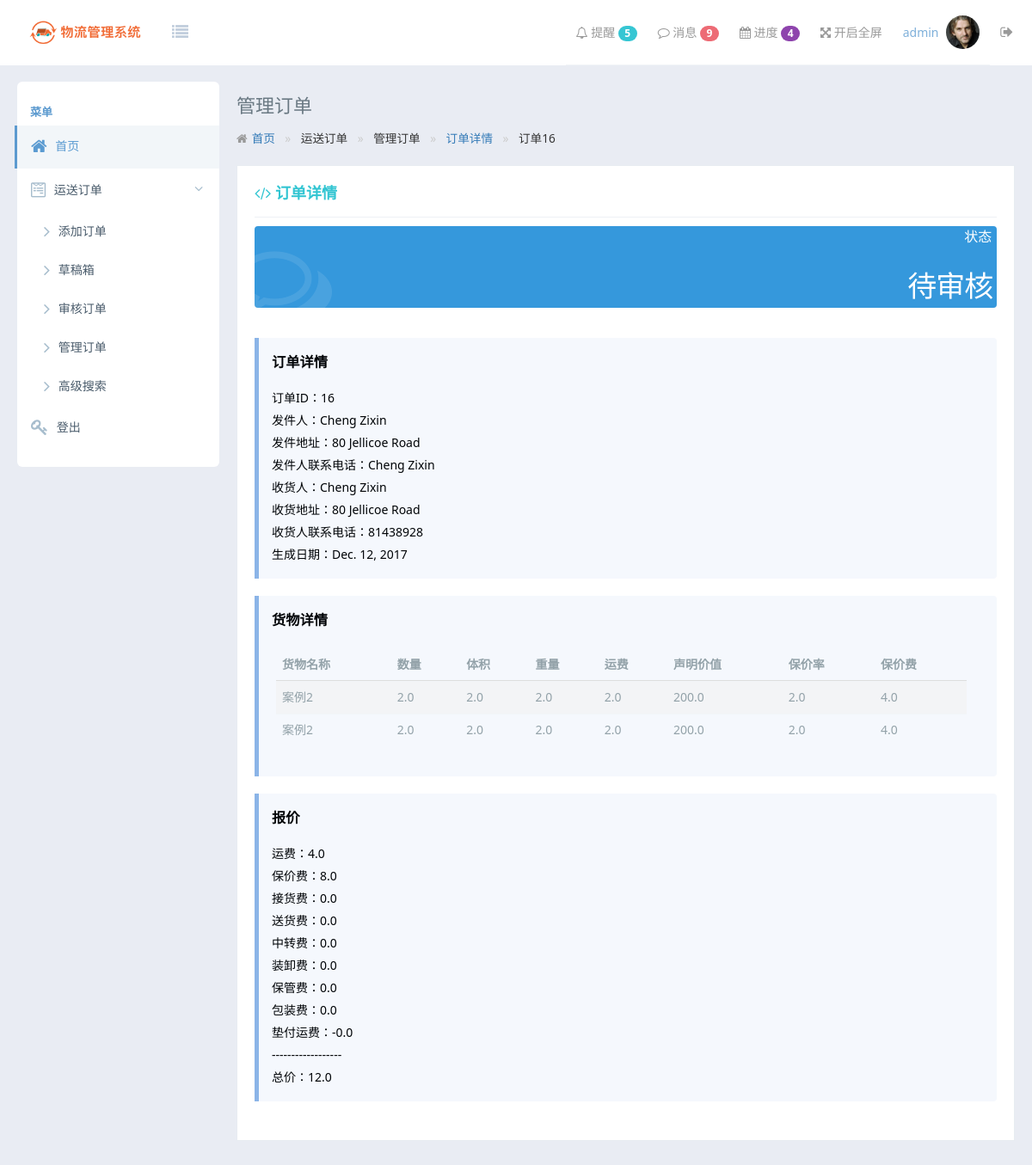
/order/track/detail/16/ (signed in), run on the app's committed database.
### ShipmentOrder/models.py (models this page shows)
class ShipmentOrder(models.Model):
    sender = models.CharField(null=False, verbose_name='发货人', max_length=256)
    from_address = models.CharField(null=False, verbose_name='发出地地址', max_length=256)
    sender_contact = models.CharField(null=False, verbose_name='发货人联系电话', max_length=256)
    receiver = models.CharField(null=False, verbose_name='收货人', max_length=256)
    to_address = models.CharField(null=False, verbose_name='到达地地址', max_length=256)
    receiver_contact = models.CharField(null=False, verbose_name='收货人联系电话', max_length=256)
    collectFee = models.FloatField(default=0, verbose_name='接货费')
    sendFee = models.FloatField(default=0, verbose_name='送货费')
    paymentOnAccountFreight = models.FloatField(default=0, verbose_name='垫付运费')
    transitFee = models.FloatField(default=0, verbose_name='中转费')
    installFee = models.FloatField(default=0, verbose_name='装卸费')
    storeFee = models.FloatField(default=0, verbose_name='保管费')
    insuranceFee = models.FloatField(default=0, verbose_name='保价费')
    freight = models.FloatField(default=0, verbose_name='运费')
    packingFee = models.FloatField(default=0, verbose_name='包装费')
    totalPrice = models.FloatField(default=0, verbose_name='总价')
    mode = models.CharField(null=False, verbose_name='运输方式', max_length=256)
    comments = models.CharField(verbose_name='备注', max_length=256)
    create_date = models.DateField(verbose_name='创建时间', null=False)
    handle = models.ForeignKey(User, null=False, verbose_name='经办')
    status = models.IntegerField(null=False, default=0, verbose_name="状态")  # 0:未提交， 1:待审核， 2:审核通过， 3:已完成

class Goods(models.Model):
    shipment_order_id = models.ForeignKey(ShipmentOrder)
    goods_name = models.CharField(null=False, verbose_name='货物名称', max_length=256)
    amount = models.FloatField(null=False, default=1, verbose_name='数量')
    volume = models.FloatField(null=False, verbose_name='体积')
    weight = models.FloatField(null=False, verbose_name='重量')
    freight = models.FloatField(null=False, verbose_name='运费')
    claim_value = models.FloatField(null=False, verbose_name='申明价值')
    insurance_rate = models.FloatField(null=False, default=1, verbose_name='保价率')
    insurance_fee = models.FloatField(null=False, default=0, verbose_name='保价费')

### ShipmentOrder/views.py (the view)
# urls.py: url(r'^order/track/detail/(?P<order_id>[0-9]+)/$', order_view.track_order_detail, name="track_order_detail"),
@csrf_exempt
@login_required(login_url='/error/not-logged-in/')
def track_order_detail(request, order_id):
    order = get_object_or_404(ShipmentOrder, pk=order_id)
    good = Goods.objects.filter(shipment_order_id_id=order_id)
    return render(request, "order/trackorder-detail.html", {'order': order, 'good': good})

### templates/order/trackorder-detail.html (shortened to what this page needs)
{% extends 'master.html' %}
{% block body %}
    <div class="tpl-content-wrapper">
            <div class="tpl-content-page-title">
                管理订单
            </div>
            <ol class="am-breadcrumb">
                <li><a href="{% url 'load_index' %}" class="am-icon-home">首页</a></li>
                <li>运送订单</li>
                <li>管理订单</li>
                <li class="am-active"><a href="{% url 'track_order_manager' %}">订单详情</a></li>
                <li>订单{{ order.id }}</li>
            </ol>
            <div class="tpl-portlet-components">
                <div class="portlet-title">
                    <div class="caption font-green bold">
                        <span class="am-icon-code"></span> 订单详情
                    </div>
                </div>
                <div class="dashboard-stat blue">
                    <div class="visual">
                        <i class="am-icon-comments-o"></i>
                    </div>
                    <div class="details">
                        <div class="desc"> 状态&nbsp;&nbsp;&nbsp;&nbsp;</div>
                        <div class="number">
                            {% if order.status == 1 %}
                                待审核&nbsp;&nbsp;
                            {% endif %}
                        </div>
                    </div>
                </div>
                <div class="tpl-block ">
                    <div id="id_divInfo" class="note note-info">
                        <h2>订单详情</h2>
                        <p>订单ID：{{ order.id }}</p>
                        <p>发件人：{{ order.sender }}</p>
                        <p>发件地址：{{ order.from_address }}</p>
                        <p>发件人联系电话：{{ order.sender_contact }}</p>
                        <p>收货人：{{ order.receiver }}</p>
                        <p>收货地址：{{ order.to_address }}</p>
                        <p>收货人联系电话：{{ order.receiver_contact }}</p>
                        <p>生成日期：{{ order.create_date }}</p>
                    </div>
                    <div id="id_tableGoods" class="note note-info">
                        <h2>货物详情</h2>
                        <table class="am-table am-table-striped am-table-hover table-main">
                            <thead>
                            <tr>
                                <th class="table-title">货物名称</th>
                                <th class="table-author am-hide-sm-only">数量</th>
                                <th class="table-type">体积</th>
                                <th class="table-date am-hide-sm-only">重量</th>
                                <th class="table-set">运费</th>
                                <th class="table-set">声明价值</th>
                                <th class="table-set">保价率</th>
                                <th class="table-set">保价费</th>
                            </tr>
                            </thead>
                            <tbody>
                            {% for item in good %}
                                <tr>
                                    <td>{{ item.goods_name }}</td>
                                    <td>{{ item.amount }}</td>
                                    <td>{{ item.volume }}</td>
                                    <td>{{ item.weight }}</td>
                                    <td>{{ item.freight }}</td>
                                    <td>{{ item.claim_value }}</td>
                                    <td>{{ item.insurance_rate }}</td>
                                    <td>{{ item.insurance_fee }}</td>
                                </tr>
                            {% endfor %}
                            </tbody>
                        </table>
                    </div>
                    <div id="id_divFee" class="note note-info">
                        <h2>报价</h2>
                        <p>运费：{{ order.freight }}</p>
                        <p>保价费：{{ order.insuranceFee}}</p>
                        <p>接货费：{{ order.collectFee }}</p>
                        <p>送货费：{{ order.sendFee }}</p>
                        <p>中转费：{{ order.transitFee }}</p>
                        <p>装卸费：{{ order.installFee }}</p>
                        <p>保管费：{{ order.storeFee }}</p>
                        <p>包装费：{{ order.packingFee }}</p>
                        <p>垫付运费：-{{ order.paymentOnAccountFreight }}</p>
                        <p>------------------</p>
                        <p>总价：{{ order.totalPrice }}</p>
                    </div>
                </div>
            </div>
        </div>
{% endblock %}

### templates/master.html (shortened to what this page needs)
<!DOCTYPE html>
<head>
    {% load static %}
    <link rel="stylesheet" href="{% static "css/amazeui.min.css" %}">
    <link rel="stylesheet" href="{% static "css/admin.css" %}">
    <link rel="stylesheet" href="{% static "css/app.css" %}">
</head>
<body>
<header class="am-topbar am-topbar-inverse admin-header">
    <div class="am-topbar-brand">
        <a href="javascript:;" class="tpl-logo">
            <img src="{% static "img/logo.png" %}" alt="">
        </a>
    </div>
    <div class="am-icon-list tpl-header-nav-hover-ico am-fl am-margin-right">
    </div>
    <div class="am-collapse am-topbar-collapse" id="topbar-collapse">
        <ul class="am-nav am-nav-pills am-topbar-nav am-topbar-right admin-header-list tpl-header-list">
            <li class="am-dropdown" data-am-dropdown="" data-am-dropdown-toggle="">
                <a class="am-dropdown-toggle tpl-header-list-link" href="javascript:;">
                    <span class="am-icon-bell-o"></span> 提醒 <span class="am-badge tpl-badge-success am-round">5</span>
                </a>
            </li>
            <li class="am-dropdown" data-am-dropdown="" data-am-dropdown-toggle="">
                <a class="am-dropdown-toggle tpl-header-list-link" href="javascript:;">
                    <span class="am-icon-comment-o"></span> 消息 <span class="am-badge tpl-badge-danger am-round">9</span>
                </a>
            </li>
            <li class="am-dropdown" data-am-dropdown="" data-am-dropdown-toggle="">
                <a class="am-dropdown-toggle tpl-header-list-link" href="javascript:;">
                    <span class="am-icon-calendar"></span> 进度 <span class="am-badge tpl-badge-primary am-round">4</span>
                </a>
            </li>
            <li class="am-hide-sm-only"><a href="javascript:;" id="admin-fullscreen" class="tpl-header-list-link"><span class="am-icon-arrows-alt"></span> <span class="admin-fullText">开启全屏</span></a></li>
            <li class="am-dropdown" data-am-dropdown="" data-am-dropdown-toggle="">
                <a class="am-dropdown-toggle tpl-header-list-link" href="javascript:;">
                    <span class="tpl-header-list-user-nick">{{ user.username }}</span><span class="tpl-header-list-user-ico"> <img src="assets/img/user01.png"></span>
                </a>
            </li>
            <li><a onclick="location.href='{% url 'logout' %}'" class="tpl-header-list-link"><span class="am-icon-sign-out tpl-header-list-ico-out-size"></span></a></li>
        </ul>
    </div>
</header>
<div class="tpl-page-container tpl-page-header-fixed">
    <div class="tpl-left-nav tpl-left-nav-hover">
        <div class="tpl-left-nav-title">
            菜单
        </div>
        <div class="tpl-left-nav-list">
            <ul class="tpl-left-nav-menu">
                <li class="tpl-left-nav-item">
                    <a href="{% url 'load_index' %}" class="nav-link active">
                        <i class="am-icon-home"></i>
                        <span>首页</span>
                    </a>
                </li>
                <li class="tpl-left-nav-item">
                    <a href="javascript:;" class="nav-link tpl-left-nav-link-list">
                        <i class="am-icon-wpforms"></i>
                        <span>运送订单</span>
                        <i class="am-icon-angle-right tpl-left-nav-more-ico am-fr am-margin-right tpl-left-nav-more-ico-rotate"></i>
                    </a>
                    <ul class="tpl-left-nav-sub-menu" style="display: block;">
                        <li>
                            <a href="{% url 'add_order_stage_one' %}">
                                <i class="am-icon-angle-right"></i>
                                <span>添加订单</span>
                            </a>
                            <a href="{% url 'track_order_manager' %}" onclick="clearSearch()">
                                <i class="am-icon-angle-right"></i>
                                <span>草稿箱</span>
                            </a>
                            <a href="{% url 'track_order_manager' %}" onclick="clearSearch()">
                                <i class="am-icon-angle-right"></i>
                                <span>审核订单</span>
                            </a>
                            <a href="{% url 'track_order_manager' %}" onclick="clearSearch()">
                                <i class="am-icon-angle-right"></i>
                                <span>管理订单</span>
                            </a>
                            <a href="{% url 'track_order_search_advanced' %}">
                                <i class="am-icon-angle-right"></i>
                                <span>高级搜索</span>
                            </a>
                        </li>
                    </ul>
                </li>
                <li class="tpl-left-nav-item">
                    <a onclick="location.href='{% url 'logout' %}'" class="nav-link tpl-left-nav-link-list">
                        <i class="am-icon-key"></i>
                        <span>登出</span>
                    </a>
                </li>
            </ul>
        </div>
    </div>
    {% block body %}
    {% endblock %}
</div>
</body>

### static/css/admin.css (style rules this page uses)
html, body { height: 100%; overflow: hidden; }
ul { margin-top: 0; }
.admin-header { position: fixed; top: 0; left: 0; right: 0; z-index: 1500; font-size: 1.4rem; margin-bottom: 0; }
.table-main { font-size: 1.4rem; padding: .5rem; }

### data on the page
ShipmentOrder: id "16", sender "Cheng Zixin", from_address "80 Jellicoe Road", sender_contact "Cheng Zixin", receiver "Cheng Zixin", to_address "80 Jellicoe Road", receiver_contact "81438928", create_date "Dec. 12, 2017", freight "4.0", insuranceFee "8.0", collectFee "0.0", sendFee "0.0", transitFee "0.0", installFee "0.0", storeFee "0.0", packingFee "0.0", paymentOnAccountFreight "0.0", totalPrice "12.0"
Goods: goods_name "案例2", amount "2.0", volume "2.0", weight "2.0", freight "2.0", claim_value "200.0", insurance_rate "2.0", insurance_fee "4.0"
Goods: goods_name "案例2", amount "2.0", volume "2.0", weight "2.0", freight "2.0", claim_value "200.0", insurance_rate "2.0", insurance_fee "4.0"

### other printed values
{{ user.username }} "admin"
